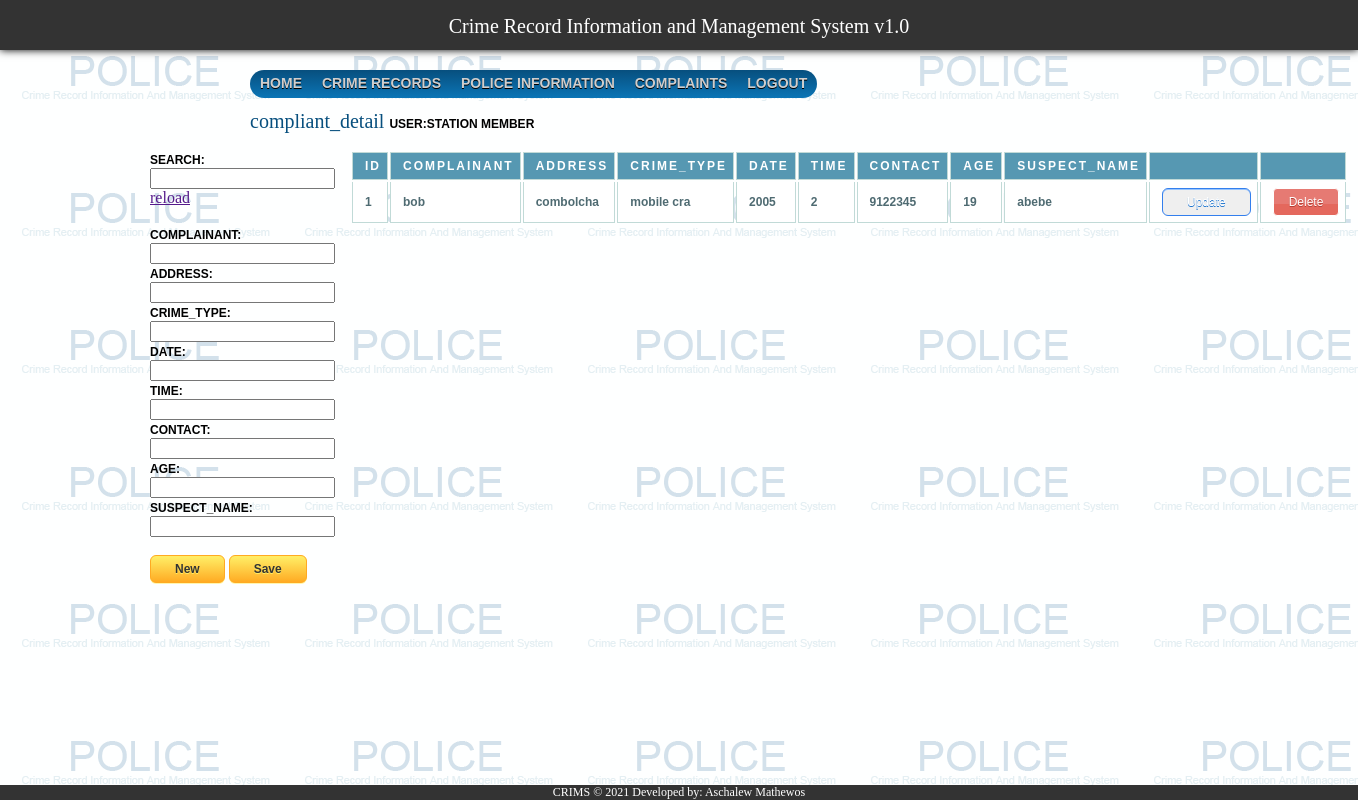
Screenshot of /complain_detail.php with the database file from the repository.
### tables this page shows
CREATE TABLE `compliant_detail` (
  `ID` int(11) NOT NULL AUTO_INCREMENT,
  `Complainant` varchar(25) NOT NULL,
  `Crime_Type` varchar(15) NOT NULL,
  `Date` int(15) NOT NULL,
  `Time` int(15) NOT NULL,
  `Contact` int(15) NOT NULL,
  `Age` int(15) NOT NULL,
  `Suspect_Name` varchar(15) NOT NULL,
  `Address` varchar(25) NOT NULL,
  PRIMARY KEY (`ID`)
);

### complain_detail_grid.php (the view, shortened to what this page needs)
<?php
$con=mysqli_connect("localhost","root","","crimsdb");
if(true)
{
  $result = mysqli_query($con,"SELECT * FROM compliant_detail");
  echo "<table>
  <tr>
  <th>ID</th>
  <th>Complainant</th>
  <th>Address</th>
  <th>Crime_Type</th>
  <th>Date</th>
  <th>Time</th>
  <th>Contact</th>
   <th>Age</th>
  <th>Suspect_Name</th>
  <th></th>
  <th></th>
  </tr>";
  while($row = mysqli_fetch_array($result)) {
    $ID = $row['ID'];
    echo "<tr>";
    echo "<td>" . $row['ID'] . "</td>";
    echo "<td>" . $row['Complainant'] . "</td>";
    echo "<td>" . $row['Address'] . "</td>";
    echo "<td>" . $row['Crime_Type'] . "</td>";
    echo "<td>" . $row['Date'] . "</td>";
    echo "<td>" . $row['Time'] . "</td>";
    echo "<td>" . $row['Contact'] . "</td>";
	 echo "<td>" . $row['Age'] . "</td>";
    echo "<td>" . $row['Suspect_Name'] . "</td>";
    echo "<td><a href='complain_detail.php?id=$ID&status=update'> <button class='updateButton'> Update </button></a></td>";
    echo "<td><a href='complain_detail.php?id=$ID&status=delete'> <button class='deleteButton'> Delete </button></a></td>";
    echo "</tr>";
  }
  echo "</table>";
}
?>

### css/main.css (style rules this page uses)
body { background-image:url("../images/crims.png") !important; background-attachment:fixed; }

### css/report_style.css (style rules this page uses)
table { font: bold 12px "Trebuchet MS", Verdana, Arial, Helvetica, sans-serif; }
th { color: white; border: 1px solid #C1DAD7; letter-spacing: 2px; text-transform: uppercase; text-align: left; padding: 6px 6px 6px 12px; background: #5698b2; }
td { border-left: 1px solid #C1DAD7; border-right: 1px solid #C1DAD7; border-bottom: 1px solid #C1DAD7; background: #fff; padding: 6px 6px 6px 12px; color: #4f6b72; }
.deleteButton { -moz-box-shadow:inset 0px 39px 0px -24px #e67a73; -webkit-box-shadow:inset 0px 39px 0px -24px #e67a73; box-shadow:inset 0px 39px 0px -24px #e67a73; background-color:#e4685d; -moz-border-radius:4px; -webkit-border-radius:4px; border-radius:4px; border:1px solid #ffffff; display:inline-block; cursor:pointer; color:#ffffff; font-family:arial; font-size:12px; padding:6px 15px; text-decoration:none; text-shadow:0px 1px 0px #b23e35; }
.updateButton { -moz-box-shadow:inset 0px 1px 0px 0px #97c4fe; box-shadow:inset 0px 1px 0px 0px #97c4fe; background:-moz-linear-gradient(top, #3d94f6 5%, #1e62d0 100%); -moz-border-radius:6px; border-radius:6px; border:1px solid #337fed; display:inline-block; cursor:pointer; color:#ffffff; font-family:arial; font-size:12px; padding:6px 24px; text-decoration:none; text-shadow:0px 1px 0px #1570cd; }

### rows the page displays
compliant_detail: ID "1", Complainant "bob", Address "combolcha", Crime_Type "mobile cra", Date "2005", Time "2", Contact "9122345", Age "19", Suspect_Name "abebe"
